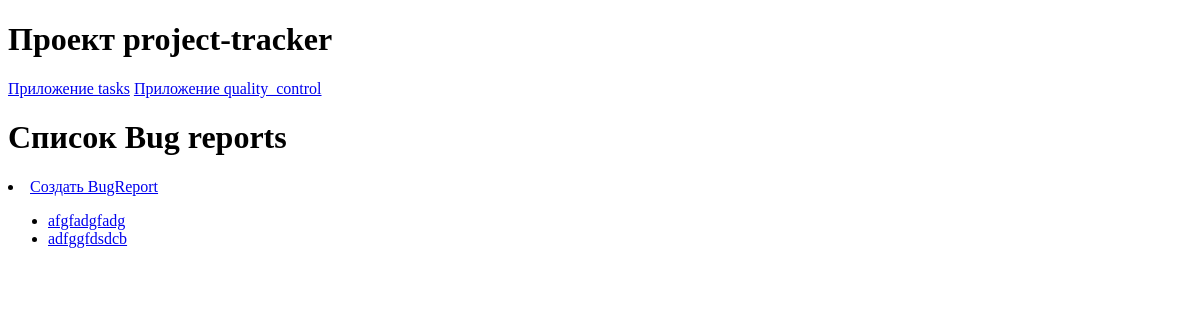
The page /quality-control/bugs/ on the database as committed earlier.
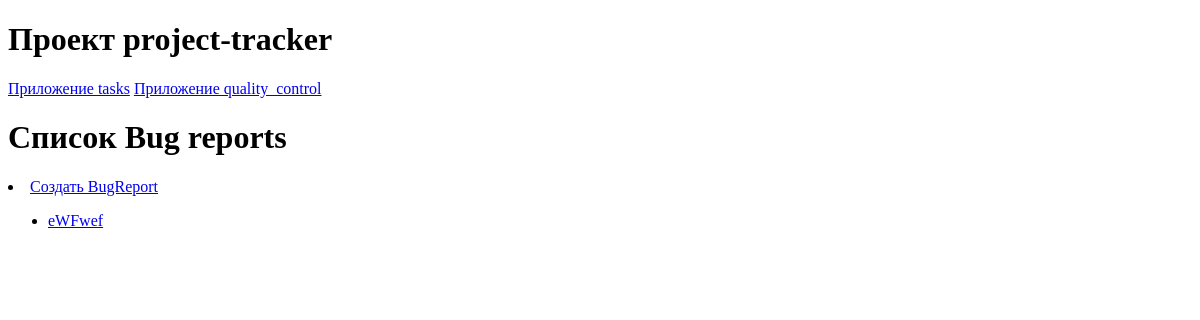
The same page on the database as committed later.
### quality_control/models.py (models this page shows)
class BugReport(models.Model):
    STATUS_CHOICES = [
        ("New", "Новая"),
        ("In_progress", "В работе"),
        ("Completed", "Завершена"),
    ]
    title = models.CharField(max_length=100)
    description = models.TextField()
    project = models.ForeignKey(
        Project,
        related_name="bug_reports",
        on_delete=models.CASCADE,
    )
    task = models.ForeignKey(
        Task, related_name="bug_reports", on_delete=models.SET_NULL, null=True
    )
    status = models.CharField(choices=STATUS_CHOICES, max_length=40)
    priority = models.IntegerField(
        validators=[MinValueValidator(1), MaxValueValidator(5)]
    )
    created_at = models.DateTimeField(auto_now_add=True)
    updated_at = models.DateTimeField(auto_now=True)

### quality_control/views.py (the view)
# urls.py: path("bugs/", views.BugListView.as_view(), name="bug_list"),
class BugListView(ListView):
    model = BugReport
    template_name = "quality_control/bug_report_list.html"
    context_object_name = "bugs"

### quality_control/templates/quality_control/bug_report_list.html
{% extends 'base/base.html' %}
{% block content %}
    <h1>Список Bug reports</h1>
    <li><a href="{% url 'quality_control:bug_create' %}">Создать BugReport</a></li>
    <ul>
        {% for bug in bugs %}
            <li><a href="{% url 'quality_control:bug_detail' bug.id %}">{{ bug.title }}</a></li>
        {% endfor %}
    </ul>
{% endblock %}

Rows that differ between the two databases and show on the page:
removed BugReport: title "afgfadgfadg"
removed BugReport: title "adfggfdsdcb"
added BugReport: title "eWFwef"
